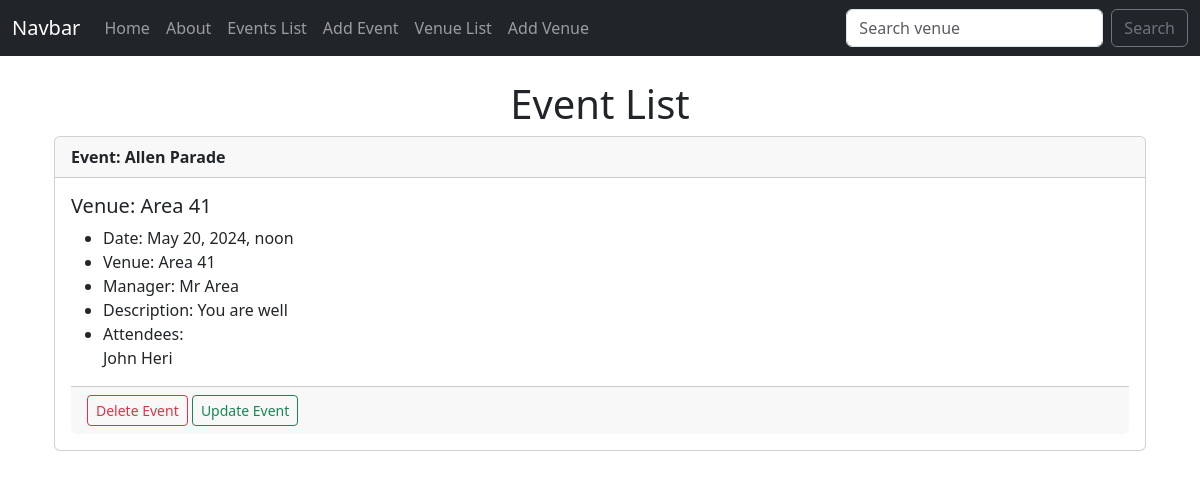
/events/, run on an earlier commit of the app's database.
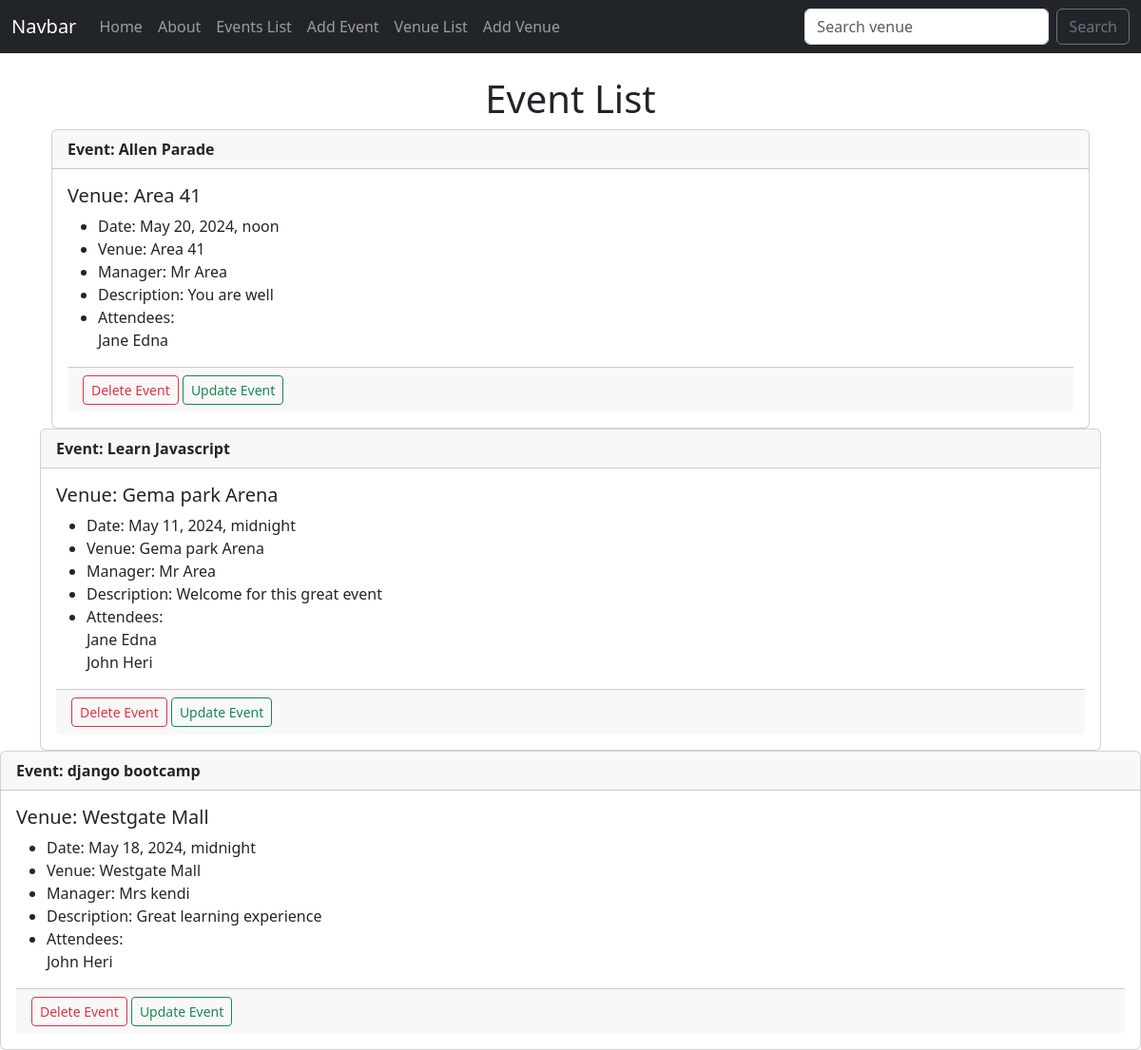
And on a later commit of the database.
### events/models.py (models this page shows)
class Event(models.Model):
    name=models.CharField(max_length=200)
    date=models.DateTimeField()
    Venue = models.ForeignKey(Venue,null=True,on_delete=models.CASCADE)
    manager=models.CharField(max_length=200)
    description=models.TextField(blank=True)
    attendees = models.ManyToManyField(Members,blank=True)
    def __str__(self):
        return self.name

class Venue(models.Model):
    name=models.CharField(max_length=200)
    addres = models.CharField(max_length=50)
    zip_code = models.CharField(max_length=50)
    phone = models.CharField(max_length=50,blank=True)
    web = models.URLField(blank=True)
    email_address = models.EmailField(blank=True)
    def __str__(self):
        return self.name

class Members(models.Model):
    first_name = models.CharField(max_length=200)
    last_name = models.CharField(max_length=200)
    email = models.EmailField()
    def __str__(self):
        return self.first_name + " " + self.last_name

### events/views.py (the view)
# urls.py: path('events/', views.eventList, name='events'),
def eventList(request):
    event_list = Event.objects.all()
    return render(request,'events/event_list.html',{'event_list':event_list})

### events/templates/events/event_list.html (shortened to what this page needs)
{% extends "events/layout.html" %}
{% block content %}
         <div class="container">
            <center>
                <h1>Event List</h1>
            </center>
            <div class="container">
            {% for event in event_list   %}
            <div class="card">
                <div class="card-header">
                    <strong>Event: {{event}}</strong>
                </div>
                <div class="card-body">
                  <h5 class="card-title"> Venue: {{event.Venue}}</h5>
                  <ul>
                        <li class="card-text">Date: {{event.date}}</li>
                        <li class="card-text">Venue: {{event.Venue}}</li>
                        <li class="card-text">Manager: {{event.manager}}</li>
                        <li class="card-text">Description: {{event.description}}</li>
                        <li class="card-text">Attendees: <br>
                            {% for attendee in event.attendees.all  %}
                                {{attendee}} <br>
                            {% endfor %}
                        </li>
                </ul>
                <div class="card-footer">
                    <a href="{% url 'delete-event' event.id %}" class="btn btn-outline-danger btn-sm">Delete Event</a>
                    <a href="{% url 'update-event' event.id %}" class="btn btn-outline-success btn-sm">Update Event</a>
                   </div>
                </div>
              </div>
        </div>
        {% endfor %}
    </div>
{% endblock content %}

### events/templates/events/layout.html (shortened to what this page needs)
<!doctype html>
<html lang="en">
  <head>
    <link href="https://cdn.jsdelivr.net/npm/bootstrap@5.3.3/dist/css/bootstrap.min.css" rel="stylesheet">
  </head>
  <body>
    {% include "events/navbar.html" %}
    <br>
    {% block content %}
    {% endblock content %}
  </body>
</html>

### events/templates/events/navbar.html (shortened to what this page needs)
<nav class="navbar navbar-expand-lg navbar-dark bg-dark fixed-top">
    <div class="container-fluid">
      <a class="navbar-brand" href="#">Navbar</a>
      <div class="collapse navbar-collapse" id="navbarSupportedContent">
        <ul class="navbar-nav me-auto mb-2 mb-lg-0">
          <li class="nav-item">
            <a class="nav-link" href="{% url 'home' %}">Home</a>
          </li>
          <li class="nav-item">
            <a class="nav-link" href="{% url 'about' %}">About</a>
          </li>
          <li class="nav-item">
            <a class="nav-link" href="{% url 'events' %}">Events List</a>
          </li>
          <li class="nav-item">
            <a class="nav-link" href="{% url 'add-event' %}">Add Event</a>
          </li>
          <li class="nav-item">
            <a class="nav-link" href="{% url 'venues' %}">Venue List</a>
          </li>
          <li class="nav-item">
            <a class="nav-link" href="{% url 'venue' %}">Add Venue</a>
          </li>
        </ul>
        <form class="d-flex" role="search" action={% url 'search-venue'%} method='POST'>
          <input class="form-control me-2" type="search" placeholder="Search venue" name="searched" aria-label="Search">
          <button class="btn btn-outline-secondary" type="submit">Search</button>
        </form>
      </div>
    </div>
  </nav>

### events/templates/events/layout.html (style rules this page uses)
body { padding-top: 56px; }

What changed in the data, as far as the page shows it:
changed Event "Allen Parade": loses Members (first_name+last_name "John Heri")
now on this page (row unchanged): Members: first_name+last_name "Jane Edna"
added Event: name "Learn Javascript", Venue "Gema park Arena", date "May 11, 2024, midnight", manager "Mr Area", description "Welcome for this great event", Members (first_name+last_name "John Heri")
added Event: name "django bootcamp", Venue "Westgate Mall", date "May 18, 2024, midnight", manager "Mrs kendi", description "Great learning experience", Members (first_name+last_name "John Heri")
